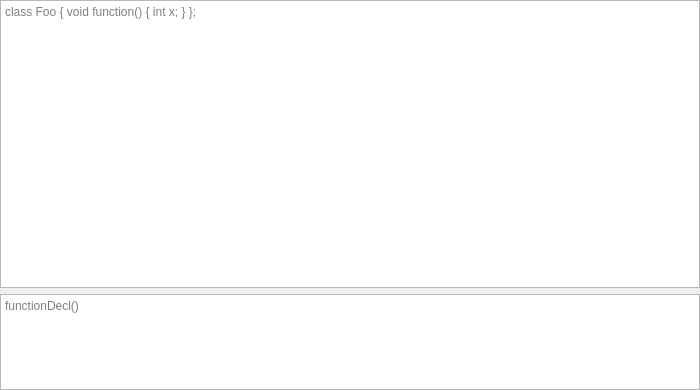
<?xml version="1.0" encoding="UTF-8"?>
<ui version="4.0">
 <class>Form</class>
 <widget class="QWidget" name="Form">
  <property name="geometry">
   <rect>
    <x>0</x>
    <y>0</y>
    <width>512</width>
    <height>390</height>
   </rect>
  </property>
  <property name="sizePolicy">
   <sizepolicy hsizetype="Expanding" vsizetype="Expanding">
    <horstretch>1</horstretch>
    <verstretch>1</verstretch>
   </sizepolicy>
  </property>
  <property name="minimumSize">
   <size>
    <width>512</width>
    <height>0</height>
   </size>
  </property>
  <property name="windowTitle">
   <string>Form</string>
  </property>
  <layout class="QVBoxLayout" name="verticalLayout">
   <property name="sizeConstraint">
    <enum>QLayout::SetMinimumSize</enum>
   </property>
   <property name="leftMargin">
    <number>0</number>
   </property>
   <property name="topMargin">
    <number>0</number>
   </property>
   <property name="rightMargin">
    <number>0</number>
   </property>
   <property name="bottomMargin">
    <number>0</number>
   </property>
   <item>
    <widget class="ClangRefactoring::ClangQueryExampleTextEditorWidget" name="exampleSourceTextEdit">
     <property name="sizePolicy">
      <sizepolicy hsizetype="Expanding" vsizetype="Expanding">
       <horstretch>1</horstretch>
       <verstretch>3</verstretch>
      </sizepolicy>
     </property>
     <property name="placeholderText">
      <string notr="true">class Foo { void function() { int x; } };</string>
     </property>
    </widget>
   </item>
   <item>
    <widget class="ClangRefactoring::ClangQueryTextEditorWidget" name="queryTextEdit">
     <property name="sizePolicy">
      <sizepolicy hsizetype="Expanding" vsizetype="Expanding">
       <horstretch>1</horstretch>
       <verstretch>1</verstretch>
      </sizepolicy>
     </property>
     <property name="minimumSize">
      <size>
       <width>700</width>
       <height>0</height>
      </size>
     </property>
     <property name="placeholderText">
      <string notr="true">functionDecl()</string>
     </property>
    </widget>
   </item>
  </layout>
 </widget>
 <customwidgets>
  <customwidget>
   <class>ClangRefactoring::ClangQueryExampleTextEditorWidget</class>
   <extends>QPlainTextEdit</extends>
   <header>clangqueryexampletexteditorwidget.h</header>
  </customwidget>
  <customwidget>
   <class>ClangRefactoring::ClangQueryTextEditorWidget</class>
   <extends>QPlainTextEdit</extends>
   <header>clangquerytexteditorwidget.h</header>
  </customwidget>
 </customwidgets>
 <resources/>
 <connections/>
</ui>
